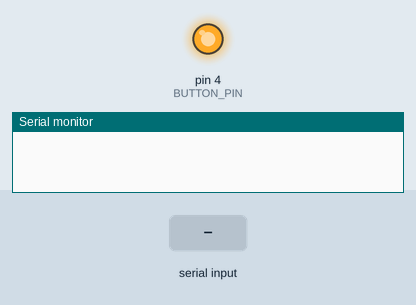
Recording of a sketch running on a simulated Arduino Leonardo, built with avr-gcc and run on an emulated ATmega32U4. On the bench: output pins drawn as LEDs (lit = HIGH), the last lines printed to the serial monitor. The inputs (shaded band) are chosen by the test bench.

Above: at 1.2 s.
1.3 s: "PRESS\n" received over Serial
At 1.47 s:
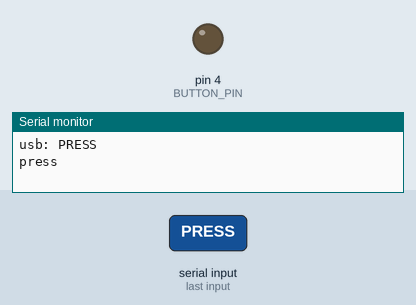
3.1 s: "POWEROFF\n" received over the second serial link
At 13.1 s:
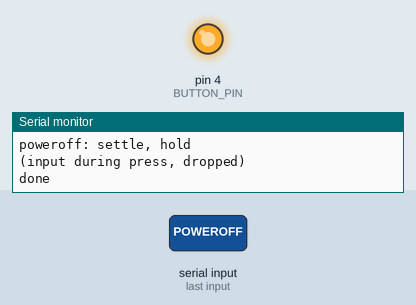
Timing chart, 0 to 13.6 s (numbered marks = the images above; inputs shaded):
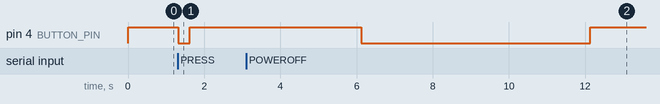

Measured:
- after the input at 1.3 s, pin 4 (BUTTON_PIN): HIGH → LOW at once, → HIGH 0.30 s later
- after the input at 3.1 s, pin 4 (BUTTON_PIN): HIGH → LOW after 3.0 s, → HIGH 6.0 s later

The sketch:

firmware.ino
```cpp
// Pro Micro as the PC power button: commands arrive on Serial1 (JCOM1 via a
// BC547 inverter, 9600 8N1) or USB; pin 4 drives the relay / BC547 on PWR SW.
// Commands: POWEROFF REBOOT ALIVE DISARM PRESS HOLD PING STATUS.

// Overlong lines are dropped whole: boot garbage must never match a command.
struct Line {
  const char *name;
  char buf[16];
  uint8_t len;
  bool overlong;
};

const uint8_t BUTTON_PIN = 4;
#ifdef BUTTON_ACTIVE_HIGH
const bool ACTIVE_LOW = false; // BC547 on PWR SW
#else
const bool ACTIVE_LOW = true; // Waveshare relay board input
#endif

const unsigned long SETTLE_MS = 3000;  // let the kernel reach its final halt
const unsigned long HOLD_MS = 6000;    // PCH forces off after 4 s held
const unsigned long OFF_GAP_MS = 3000; // board fully off before powering on
const unsigned long PRESS_MS = 300;    // a normal short press
const unsigned long WATCHDOG_MS =
    5UL * 60 * 1000; // module.nix asserts >= 2 beats fit

// Disarmed after firing: a host that cannot boot gets one cycle, not a loop.
static bool armed = false;
static unsigned long last_alive;

static void button(bool pressed) {
  digitalWrite(BUTTON_PIN, pressed == ACTIVE_LOW ? LOW : HIGH);
}

static void say(const char *msg) {
  if (Serial)
    Serial.println(msg);
}

static Line com = {"com: "}, usb = {"usb: "};

// Input that arrived while the button was down is stale: a hold looks like a
// short press to a live OS, whose own POWEROFF must not fire after we reboot
// it.
static void discard_input() {
  bool any = com.len || usb.len;
  while (Serial1.available())
    Serial1.read(), any = true;
  while (Serial.available())
    Serial.read(), any = true;
  com.len = usb.len = 0;
  com.overlong = usb.overlong = false;
  if (any)
    say("(input during press, dropped)");
}

static void press(unsigned long ms) {
  button(true);
  delay(ms);
  button(false);
  discard_input();
}

static void power_cycle() {
  press(HOLD_MS);
  delay(OFF_GAP_MS);
  press(PRESS_MS);
}

static void run(const char *cmd) {
  if (!strcmp(cmd, "POWEROFF")) {
    armed = false;
    say("poweroff: settle, hold");
    delay(SETTLE_MS);
    press(HOLD_MS);
  } else if (!strcmp(cmd, "REBOOT")) {
    armed = false;
    say("reboot: settle, hold, gap, press");
    delay(SETTLE_MS);
    power_cycle();
  } else if (!strcmp(cmd, "ALIVE")) {
    armed = true;
    last_alive = millis();
    return;
  } else if (!strcmp(cmd, "DISARM")) {
    armed = false;
    say("disarmed");
    return;
  } else if (!strcmp(cmd, "PRESS")) {
    say("press");
    press(PRESS_MS);
  } else if (!strcmp(cmd, "HOLD")) {
    say("hold");
    press(HOLD_MS);
  } else if (!strcmp(cmd, "PING")) {
    say("pong");
    return;
  } else if (!strcmp(cmd, "STATUS")) {
    if (!Serial)
      return;
    if (armed) {
      Serial.print("watchdog: armed, last ALIVE s ago: ");
      Serial.println((millis() - last_alive) / 1000);
    } else {
      Serial.println("watchdog: disarmed");
    }
    return;
  } else {
    return;
  }
  say("done");
}

static void feed(Line &l, int c) {
  if (c == '\r' || c == '\n') {
    l.buf[l.len] = '\0';
    if (l.len && Serial) {
      Serial.print(l.name);
      Serial.println(l.overlong ? "(overlong, dropped)" : l.buf);
    }
    if (l.len && !l.overlong)
      run(l.buf);
    l.len = 0;
    l.overlong = false;
  } else if (l.len < sizeof(l.buf) - 1) {
    l.buf[l.len++] = (char)c;
  } else {
    l.overlong = true;
  }
}

void setup() {
  button(false); // idle level before pinMode, or the relay clicks on boot
  pinMode(BUTTON_PIN, OUTPUT);
  button(false);
  Serial.begin(115200);
  Serial1.begin(9600);
}

void loop() {
  while (Serial1.available())
    feed(com, Serial1.read());
  while (Serial.available())
    feed(usb, Serial.read());
  if (armed && millis() - last_alive >= WATCHDOG_MS) {
    armed = false;
    say("watchdog: no ALIVE, hold, gap, press");
    power_cycle();
    say("done");
  }
}
```
